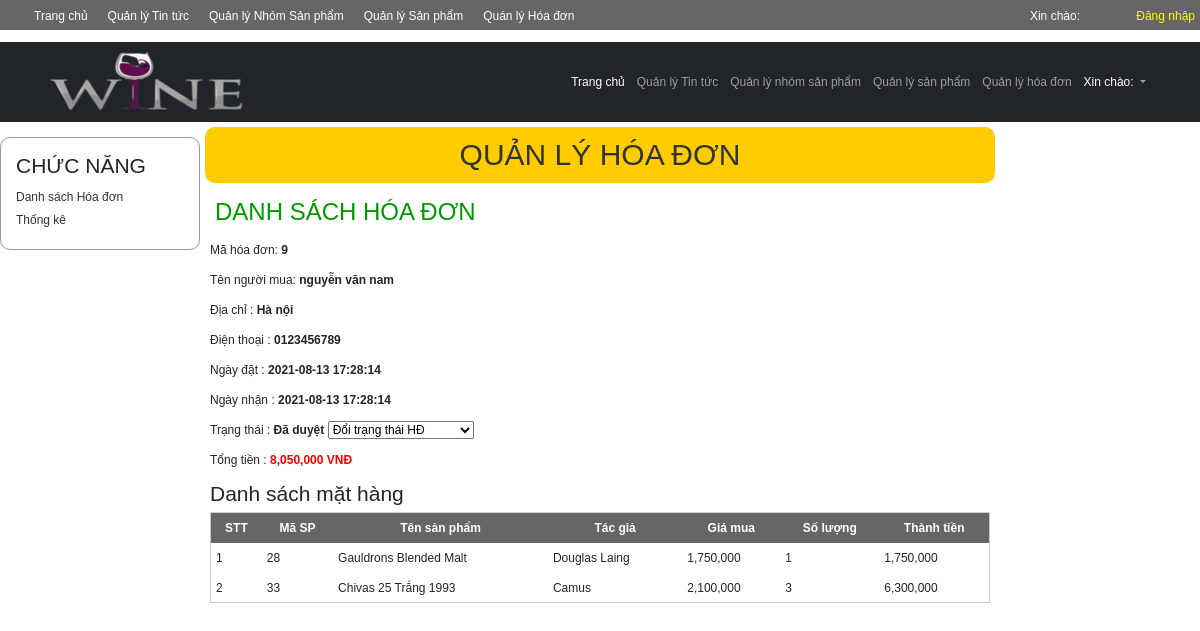
Screenshot of /index_admin.php?module=hoadon&act=chitiet&id=9 with the database file from the repository.
### tables this page shows
CREATE TABLE `tbhoadon` (
  `mahd` int(11) NOT NULL,
  `tennguoimua` varchar(30) NOT NULL,
  `diachi` varchar(100) NOT NULL,
  `dienthoai` varchar(15) NOT NULL,
  `ngaydat` datetime NOT NULL DEFAULT current_timestamp(),
  `ngaynhan` datetime NOT NULL DEFAULT current_timestamp(),
  `trangthai` int(11) NOT NULL DEFAULT 0
);

CREATE TABLE `tbchitiethoadon` (
  `id` int(11) NOT NULL,
  `mahd` int(11) NOT NULL,
  `masp` int(11) NOT NULL,
  `soluong` int(11) NOT NULL DEFAULT 0,
  `giamua` float NOT NULL DEFAULT 0
);

CREATE TABLE `books` (
  `id` int(11) NOT NULL,
  `title` varchar(255) NOT NULL,
  `author` varchar(100) NOT NULL,
  `price` int(30) NOT NULL,
  `images` varchar(100) DEFAULT NULL,
  `summary` varchar(30) DEFAULT NULL,
  `concentration` float NOT NULL DEFAULT 0,
  `capacity` int(10) NOT NULL DEFAULT 0,
  `content` text DEFAULT NULL,
  `status` tinyint(1) DEFAULT 1,
  `cat_id` int(11) NOT NULL DEFAULT 0
);

### Models/clsDatabase.php (called while the page is built, shortened)
<?php
class clsDatabase
{
	public $conn = NULL;
	function __construct()
	{
		try
		{
			$this->conn = new PDO("mysql:host=localhost;dbname=shop","root","");
			$this->conn->exec("SET NAMES UTF8");
		}
		catch(PDOException $ex)
		{
			echo "<h3>" . $ex->getMessage() . "</h3>";
			die("<h3> LỖI KẾT NỐI CSDL </h3>");
		}
	}
	function ThucthiSQL($sql, $data=NULL)
	{
		$this->pdo_stm = $this->conn->prepare($sql);
		$ketqua=false;
		if($data!=NULL)
			$ketqua = $this->pdo_stm->execute($data);
		else
			$ketqua = $this->pdo_stm->execute();
		return $ketqua;
	}
}
?>

### Models/clsHoadon.php (called while the page is built, shortened)
<?php
require_once("clsDatabase.php");
class clsHoadon
{
	public $db;
	function __construct()
	{
		$this->db = new clsDatabase();
	}
	public function TongTien($mahd)
	{
		$sql = "SELECT SUM(soluong*giamua) AS tongtien
					FROM `tbchitiethoadon` WHERE mahd=?";
		$data[] = $mahd;
 		$ketqua = $this->db->ThucthiSQL($sql,$data);
		if($ketqua==TRUE)
		{
			$this->data = $this->db->pdo_stm->fetch();
			return $this->data["tongtien"];
		}
		else
			return -1;
	}
	function TimHoadon($mahd)
	{
		$sql = "SELECT * FROM tbHoadon WHERE mahd=?";
		$data[] = $mahd;
		$ketqua = $this->db->ThucthiSQL($sql,$data);
		if($ketqua==TRUE)
			$this->data = $this->db->pdo_stm->fetch();
		return $ketqua;
	}
	function ChitietHoadon($mahd)
	{
		$sql = "SELECT CTHD.*, SP.title,SP.author
				 FROM tbchitiethoadon CTHD INNER JOIN books SP
				 ON CTHD.masp = SP.id WHERE mahd = ?";
		$data[] = $mahd;
		$ketqua = $this->db->ThucthiSQL($sql,$data);
		if($ketqua==TRUE)
			$this->data = $this->db->pdo_stm->fetchAll();
		return $ketqua;
	}
}
?>

### Views/vChitietHD.php (the view, shortened to what this page needs)
<div id="content_left">
       	<div class="left1">
           	<h3>CHỨC NĂNG</h3>
               <p><a href="?module=<?=$module?>">Danh sách Hóa đơn</a></p>
               <p><a href="?module=<?=$module?>">Thống kê</a></p>
           </div>
       </div>
       <div id="content_right">
       	<h1> QUẢN LÝ HÓA ĐƠN</h1>
           <h2> DANH SÁCH HÓA ĐƠN</h2>
           <div id="right_detail">
			<?php
               $trangthai="";
               if($rowHD["trangthai"]==0)
                   $trangthai = "HĐ mới";
               else if($rowHD["trangthai"]==1)
                   $trangthai = "Đã duyệt";
               else if($rowHD["trangthai"]==2)
                   $trangthai = "Đã Thanh toán";
               else if($rowHD["trangthai"]==3)
                   $trangthai = "Tạm hủy";
               ?>
               <p> Mã hóa đơn: <b> <?=$id?> </b></p>
               <p> Tên người mua: <b> <?=$rowHD["tennguoimua"]?> </b></p>
               <p> Địa chỉ :<b> <?=$rowHD["diachi"]?> </b></p>
               <p> Điện thoại :<b> <?=$rowHD["dienthoai"]?> </b></p>
               <p> Ngày đặt :<b> <?=$rowHD["ngaydat"]?> </b></p>
               <p> Ngày nhận :<b> <?=$rowHD["ngaynhan"]?> </b></p>
               <p> Trạng thái :<b> <?=$trangthai?> </b>
               <select name="sTT" id="sTT" onChange="sTT_Change(this.value);">
                   <option value=""> Đổi trạng thái HĐ</option>
               </select>
               </p>
               <p> Tổng tiền :<span style="color:red; font-weight:bold">
					<?=number_format($tongtien)?> VNĐ</span>
               </p>
               <h3> Danh sách mặt hàng</h3>
               <table width="100%" border="1" class="Content_Table" cellpadding="0" cellspacing="0">
                 <tr>
                   <td>STT</td>
                   <td>Mã SP</td>
                   <td>Tên sản phẩm</td>
                   <td>Tác giả</td>
                   <td> Giá mua</td>
                   <td>Số lượng</td>
                   <td>Thành tiền</td>
                 </tr>
                 <?php
                 $rows = $hoadon->data;
                 $stt=0;
                   foreach($rows as $row)
                   {
                       $stt++;
                 ?>
                 <tr>
                   <td><?=$stt?></td>
                   <td><?=$row["masp"]?></td>
                   <td><?=$row["title"]?></td>
                   <td><?=$row["author"]?></td>
                   <td><?=number_format($row["giamua"])?></td>
                   <td><?=$row["soluong"]?></td>
                   <td><?=number_format($row["giamua"]*$row["soluong"])?></td>
                 </tr>
                 <?php
                   }
                 ?>
               </table>
		</div>
       </div>

### css_Admin/Style.css (style rules this page uses)
* { margin:0px; padding:0px; box-sizing:border-box; font-family:Tahoma, Geneva, sans-serif; font-size:12px }
#content_left { width:200px; float:left }
#content_right { width:800px; float:left }
#content_right > h1 { color; text-align:center; padding:10px; margin:5px; background:#FC0; color:#333; border-radius:10px }
#content_right > h2 { color:#090; padding:10px; margin:5px; }
.left1 { width:200px; border:1px #999999 solid; border-radius:10px; margin:15px 0px; padding:15px; }
.left1 h3 { margin-bottom:10px }
.left1 p { margin:5px 0px }
.left1 a { text-decoration:none; color:#333 }

### css_Admin/ContentRight.css (style rules this page uses)
#right_detail { width:800px; height:auto; margin:0px; overflow:auto; padding:0px 10px }
.Content_Table { margin:5px auto; border:1px #CCCCCC solid; border-collapse:collapse; }
.Content_Table tr { height:30px }
.Content_Table tr:first-child { background:#666; color:white; font-weight:bold; text-align:center }
.Content_Table td { padding:5px }

### rows the page displays
tbhoadon: tennguoimua "nguyễn văn nam", diachi "Hà nội", dienthoai "0123456789", ngaydat "2021-08-13 17:28:14", ngaynhan "2021-08-13 17:28:14", trangthai "Đã duyệt"
tbchitiethoadon: masp "28", masp.title "Gauldrons Blended Malt", masp.author "Douglas Laing", giamua "1,750,000", soluong "1", $row["giamua"]*$row["soluong"] "1,750,000"
tbchitiethoadon: masp "33", masp.title "Chivas 25 Trắng 1993", masp.author "Camus", giamua "2,100,000", soluong "3", $row["giamua"]*$row["soluong"] "6,300,000"

### other values shown
$id "9"
$tongtien "8,050,000"
